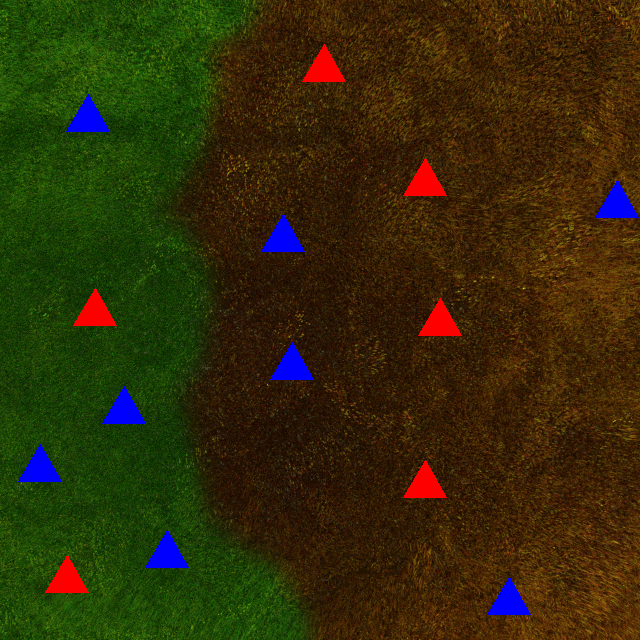
#> input picture sample_image.png/3.png, 640 x 640 px, found by its file name
$ python Uasfirstproject.py
#> lines starting #> are read from the running program, lines starting #| are printed output that depends on the picture; after the words box and inside, x2 and y2 are one past the last pixel; in counts of white or black regions, pixels touching at a corner belong together
#> in process_image, image is the input picture: shape (640, 640, 3); mean B, G, R 9.4, 44, 50.8
import cv2
import numpy as np

# Function to classify burnt and green grass areas
def segment_grass(image):
    # Convert image to HSV color space
    hsv = cv2.cvtColor(image, cv2.COLOR_BGR2HSV)
#> hsv: shape (640, 640, 3); mean H, S, V 28.2, 234, 67.4

    # Define ranges for burnt grass (brown) and green grass (green)
    burnt_grass_lower = np.array([10, 100, 20])
    burnt_grass_upper = np.array([30, 255, 200])

    green_grass_lower = np.array([40, 50, 50])
    green_grass_upper = np.array([90, 255, 255])

    # Create masks for burnt grass and green grass
    burnt_mask = cv2.inRange(hsv, burnt_grass_lower, burnt_grass_upper)
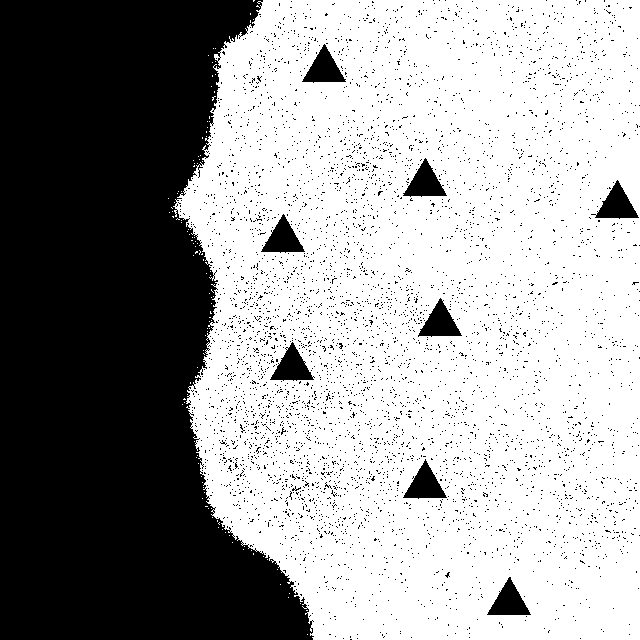
#> burnt_mask: shape (640, 640); 61.8% white; 4925 black regions (4916 under 20 px), largest, box (x1, y1, x2, y2) and area: (0, 0, 314, 640) 141328, (270, 342, 315, 381) 871, (591, 180, 639, 219) 866
    green_mask = cv2.inRange(hsv, green_grass_lower, green_grass_upper)
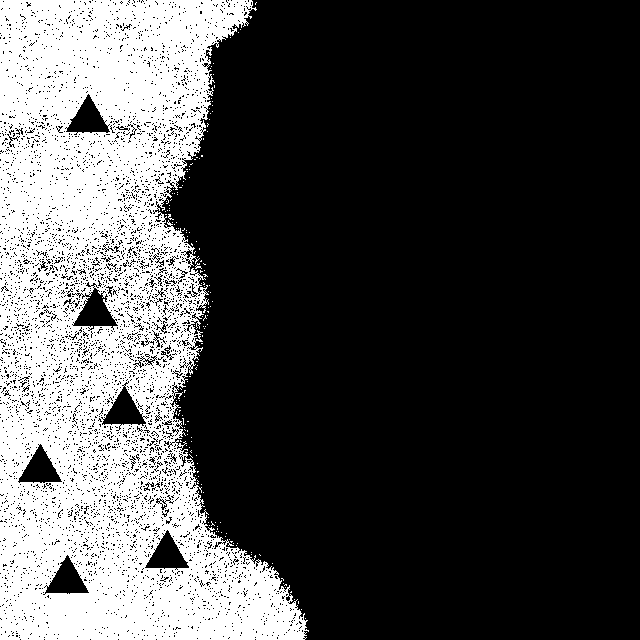
#> green_mask: shape (640, 640); 28.6% white; 164 white regions (163 under 20 px), largest, box (x1, y1, x2, y2) and area: (0, 0, 309, 640) 116802

    # Overlay colors to distinguish burnt and green grass
    result = image.copy()
    result[burnt_mask > 0] = (230, 173, 216)  # Pink for burnt grass
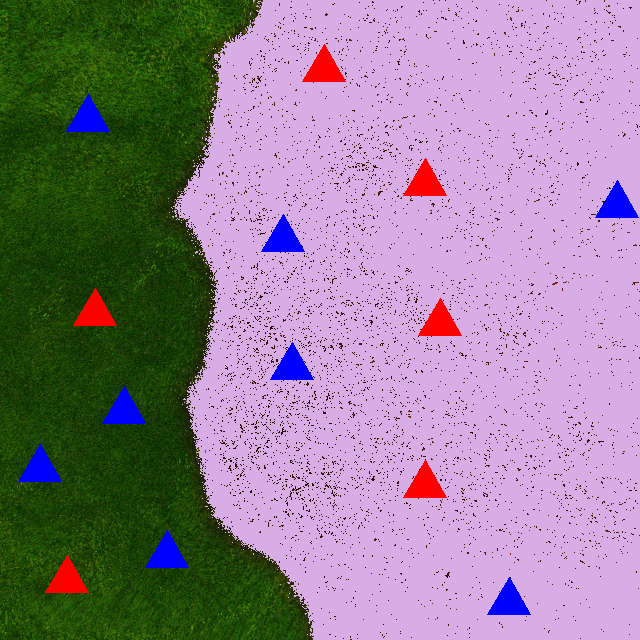
#> result: shape (640, 640, 3); mean B, G, R 148.3, 129.6, 147.7
    result[green_mask > 0] = (0, 255, 255)  # Yellow for green grass
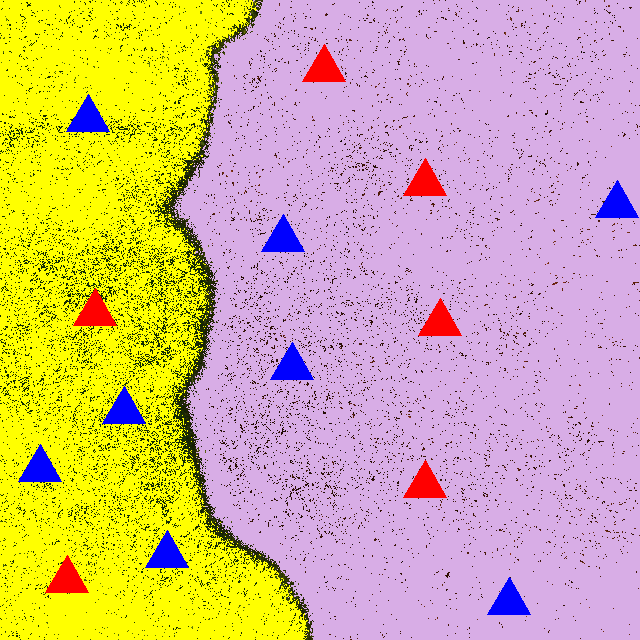
#> result: shape (640, 640, 3); mean B, G, R 146.7, 182.4, 211.9

    return result, burnt_mask, green_mask

# Function to detect houses (red and blue triangles) and calculate priority
def detect_houses(image, burnt_mask, green_mask):
    # Convert to grayscale
    gray = cv2.cvtColor(image, cv2.COLOR_BGR2GRAY)
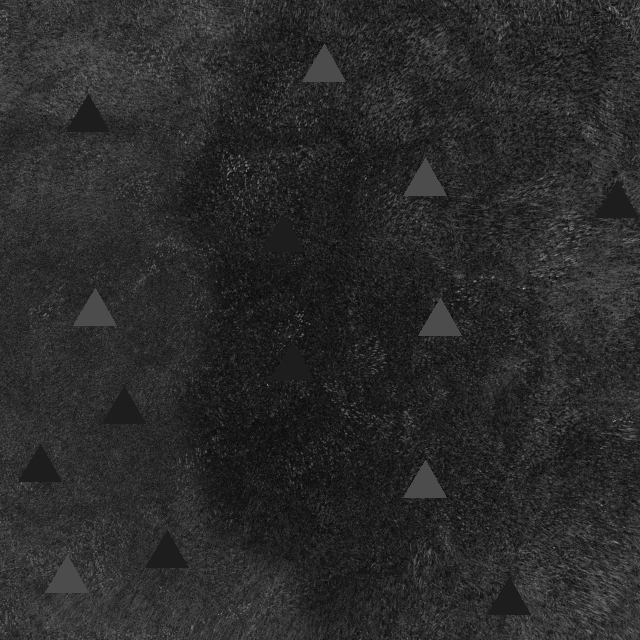
#> gray: shape (640, 640); min 5, max 174, mean 42.1

    # Apply thresholding to detect houses
    _, thresh = cv2.threshold(gray, 150, 255, cv2.THRESH_BINARY_INV)
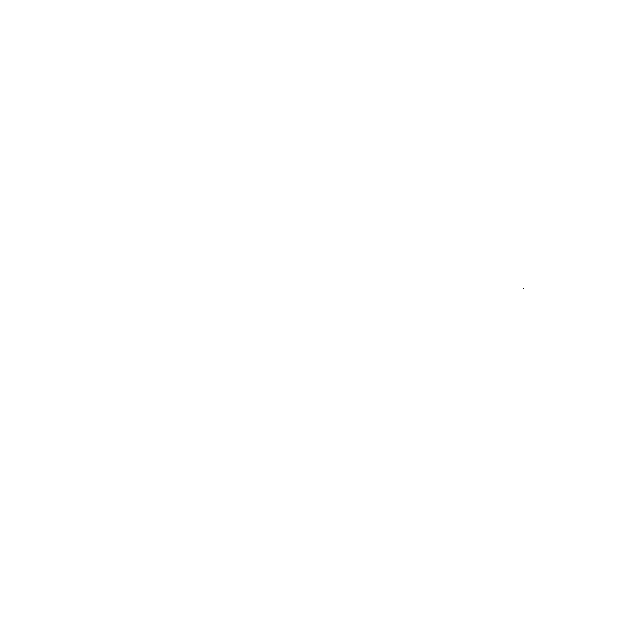
#> thresh: shape (640, 640); 100% white; black in thin lines or dots, all inside (x1, y1, x2, y2) = (523, 288, 524, 289)

    # Find contours for houses
    contours, _ = cv2.findContours(thresh, cv2.RETR_EXTERNAL, cv2.CHAIN_APPROX_SIMPLE)
#> contours = [[[0, 0], [0, 639], [639, 639], [639, 0]]]

    # Variables to store counts and priorities
    houses_on_burnt = 0
    houses_on_green = 0
    priority_burnt = 0
    priority_green = 0

    for cnt in contours:
        # Calculate area of the contour (to filter out noise)
        area = cv2.contourArea(cnt)
        if area > 100:  # Threshold for size of houses
            # Get the center of the house to check if it's on burnt or green grass
            M = cv2.moments(cnt)
            if M['m00'] != 0:
                cx = int(M['m10'] / M['m00'])
                cy = int(M['m01'] / M['m00'])

                # Check if the house is on burnt or green grass
                if burnt_mask[cy, cx] > 0:
                    houses_on_burnt += 1
                    priority_burnt += 2 if is_blue(image[cx, cy]) else 1
                elif green_mask[cy, cx] > 0:
                    houses_on_green += 1
                    priority_green += 2 if is_blue(image[cx, cy]) else 1
#> this loop made 1 pass
#> (cnt, area, cx, cy, houses_on_burnt, priority_burnt) on pass 1: ([[0, 0], [0, 639], [639, 639], [639, 0]], 408321, 319, 319, 1, 1)
#> after the loop, houses_on_burnt = 1; houses_on_green = 0; priority_burnt = 1; priority_green = 0

    return houses_on_burnt, houses_on_green, priority_burnt, priority_green

# Helper function to check if a house is blue
def is_blue(pixel):
    return pixel[0] > 200 and pixel[1] < 100 and pixel[2] < 100  # Blue in BGR

# Function to calculate rescue ratio
def calculate_rescue_ratio(priority_burnt, priority_green):
    return priority_burnt / priority_green if priority_green != 0 else float('inf')

# Main function to process images
def process_image(image_path):
    image = cv2.imread(image_path)

    # Segment the grass areas
    segmented_image, burnt_mask, green_mask = segment_grass(image)

    # Detect houses and calculate priority
    houses_on_burnt, houses_on_green, priority_burnt, priority_green = detect_houses(image, burnt_mask, green_mask)
#> houses_on_burnt = 1; houses_on_green = 0; priority_burnt = 1; priority_green = 0

    # Calculate rescue ratio
    rescue_ratio = calculate_rescue_ratio(priority_burnt, priority_green)
#> rescue_ratio = inf

    # Display results
    print(f"Houses on burnt grass: {houses_on_burnt}, Houses on green grass: {houses_on_green}")
#| Houses on burnt grass: 1, Houses on green grass: 0
    print(f"Priority on burnt grass: {priority_burnt}, Priority on green grass: {priority_green}")
#| Priority on burnt grass: 1, Priority on green grass: 0
    print(f"Rescue Ratio: {rescue_ratio}")
#| Rescue Ratio: inf

    # Show the segmented image
    cv2.imshow("Segmented Image", segmented_image)
    cv2.waitKey(0)
    cv2.destroyAllWindows()

# Example usage
#image_path is variable and we can get output by entering the sample image.
image_path = '3.png'
process_image(image_path)

$ run again, with sample_image.png/1.png copied over sample_image.png/3.png
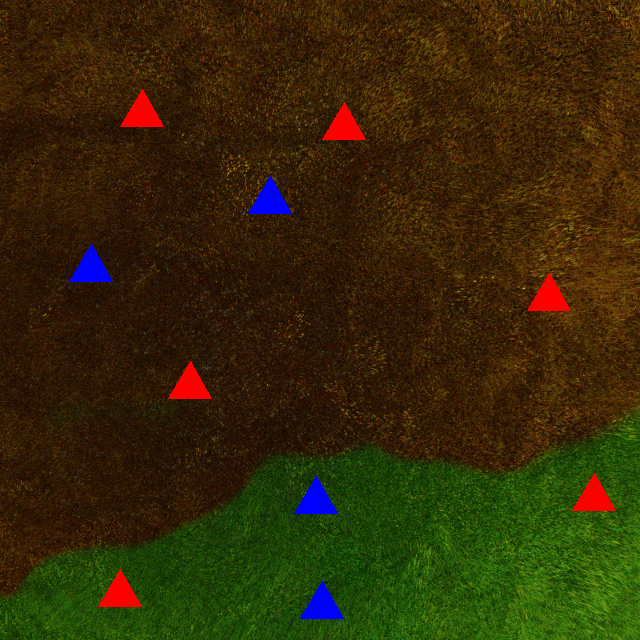
#> input picture sample_image.png/1.png, 640 x 640 px, found by its file name
#> in process_image, image is the input picture: shape (640, 640, 3); mean B, G, R 7.3, 41.1, 52.4
#> hsv: shape (640, 640, 3); mean H, S, V 23.5, 233.2, 64.1
#> in segment_grass, `burnt_mask = cv2.inRange(hsv, burnt_grass_lower, burnt_grass_upper)`:
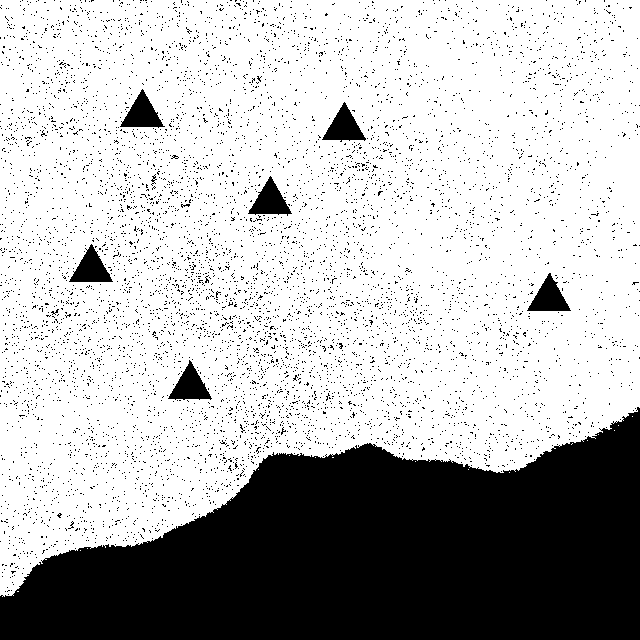
#> burnt_mask: shape (640, 640); 72.1% white; 6893 black regions (6885 under 20 px), largest, box (x1, y1, x2, y2) and area: (0, 407, 640, 640) 97722, (248, 176, 292, 216) 864, (168, 360, 212, 400) 864
#> green_mask: shape (640, 640); 21.1% white; 28 white regions (27 under 20 px), largest, box (x1, y1, x2, y2) and area: (0, 413, 640, 640) 86561
#> in detect_houses, `gray = cv2.cvtColor(image, cv2.COLOR_BGR2GRAY)`:
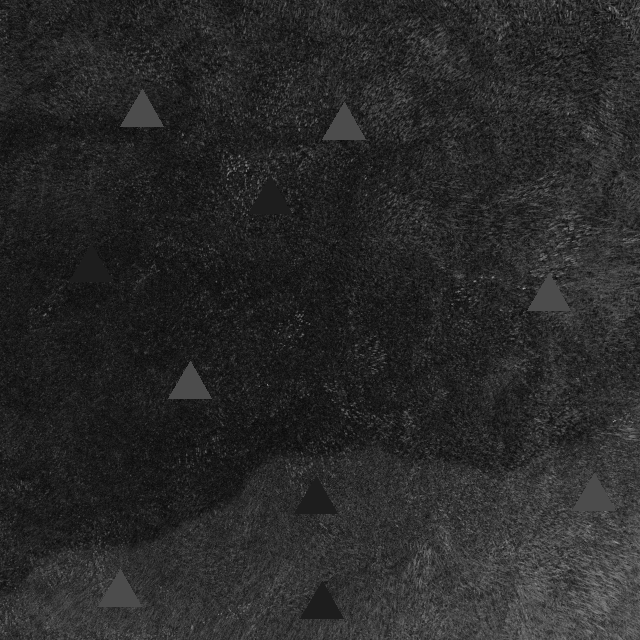
#> gray: shape (640, 640); min 5, max 174, mean 40.6
#> thresh: shape (640, 640); 100% white; black in thin lines or dots, all inside (x1, y1, x2, y2) = (523, 288, 617, 543)
#> contours = [[[0, 0], [0, 639], [639, 639], [639, 0]]]
#> the loop in detect_houses, `for cnt in contours:` made 1 pass
#> (cnt, area, cx, cy, houses_on_burnt, priority_burnt) on pass 1: ([[0, 0], [0, 639], [639, 639], [639, 0]], 408321, 319, 319, 1, 1)
#> after the loop in detect_houses, `for cnt in contours:`: houses_on_burnt = 1; houses_on_green = 0; priority_burnt = 1; priority_green = 0
#> in process_image, `houses_on_burnt, houses_on_green, priority_burnt, priority_green = det..`: houses_on_burnt = 1; houses_on_green = 0; priority_burnt = 1; priority_green = 0
#> rescue_ratio = inf
#| Houses on burnt grass: 1, Houses on green grass: 0
#| Priority on burnt grass: 1, Priority on green grass: 0
#| Rescue Ratio: inf

$ run again, with sample_image.png/10.png copied over sample_image.png/3.png
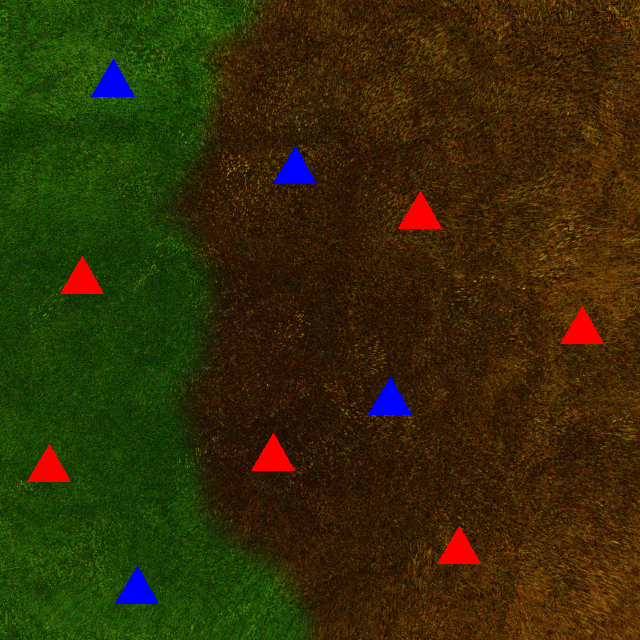
#> input picture sample_image.png/10.png, 640 x 640 px, found by its file name
#> in process_image, image is the input picture: shape (640, 640, 3); mean B, G, R 7.3, 44.4, 51.2
#> hsv: shape (640, 640, 3); mean H, S, V 27.4, 233.8, 65.8
#> in segment_grass, `burnt_mask = cv2.inRange(hsv, burnt_grass_lower, burnt_grass_upper)`:
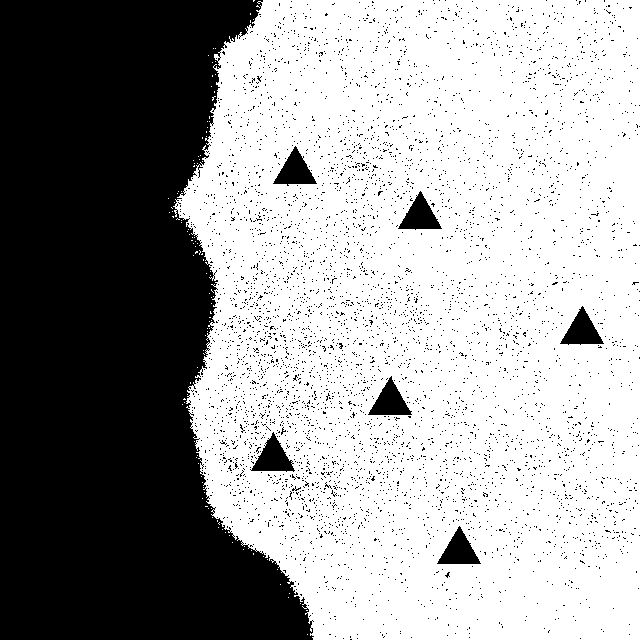
#> burnt_mask: shape (640, 640); 62.2% white; 4982 black regions (4975 under 20 px), largest, box (x1, y1, x2, y2) and area: (0, 0, 314, 640) 141328, (250, 432, 295, 472) 880, (273, 146, 317, 186) 862
#> green_mask: shape (640, 640); 28.9% white; 164 white regions (163 under 20 px), largest, box (x1, y1, x2, y2) and area: (0, 0, 309, 640) 118199
#> in detect_houses, `gray = cv2.cvtColor(image, cv2.COLOR_BGR2GRAY)`:
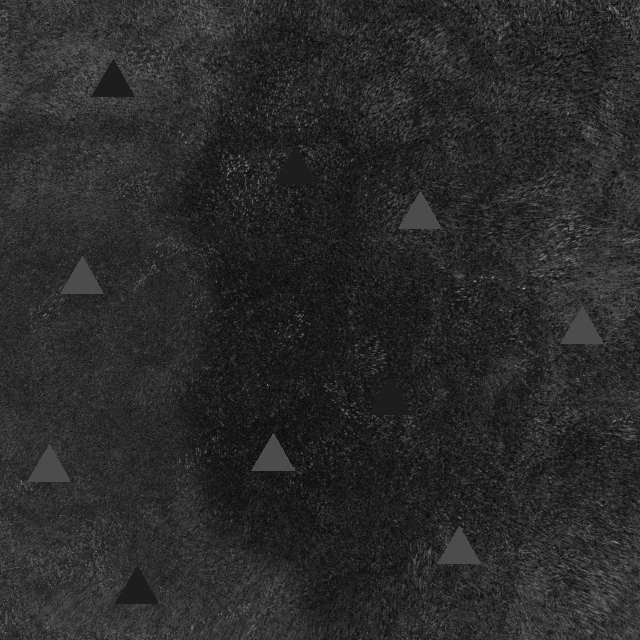
#> gray: shape (640, 640); min 5, max 174, mean 42.2
#> thresh: shape (640, 640); 100% white; black in thin lines or dots, all inside (x1, y1, x2, y2) = (523, 288, 524, 289)
#> contours = [[[0, 0], [0, 639], [639, 639], [639, 0]]]
#> the loop in detect_houses, `for cnt in contours:` made 1 pass
#> (cnt, area, cx, cy, houses_on_burnt, priority_burnt) on pass 1: ([[0, 0], [0, 639], [639, 639], [639, 0]], 408321, 319, 319, 1, 1)
#> after the loop in detect_houses, `for cnt in contours:`: houses_on_burnt = 1; houses_on_green = 0; priority_burnt = 1; priority_green = 0
#> in process_image, `houses_on_burnt, houses_on_green, priority_burnt, priority_green = det..`: houses_on_burnt = 1; houses_on_green = 0; priority_burnt = 1; priority_green = 0
#> rescue_ratio = inf
#| Houses on burnt grass: 1, Houses on green grass: 0
#| Priority on burnt grass: 1, Priority on green grass: 0
#| Rescue Ratio: inf

$ run again, with sample_image.png/2.png copied over sample_image.png/3.png
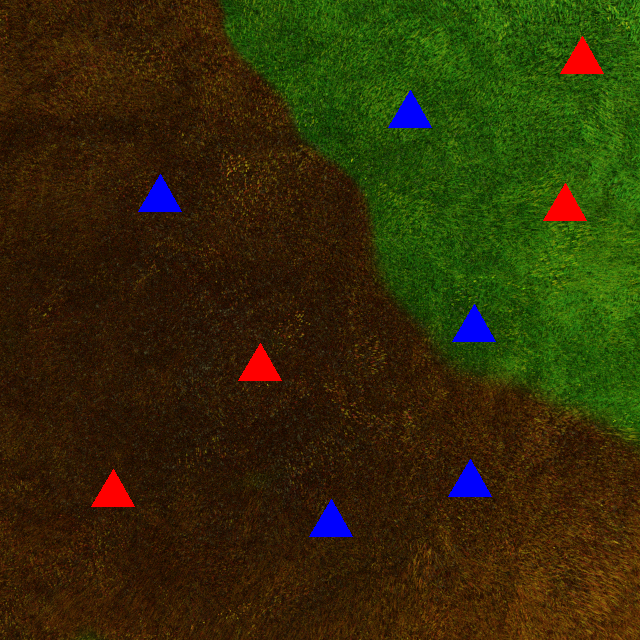
#> input picture sample_image.png/2.png, 640 x 640 px, found by its file name
#> in process_image, image is the input picture: shape (640, 640, 3); mean B, G, R 8.1, 44.6, 49.8
#> hsv: shape (640, 640, 3); mean H, S, V 25.3, 232.9, 65.5
#> in segment_grass, `burnt_mask = cv2.inRange(hsv, burnt_grass_lower, burnt_grass_upper)`:
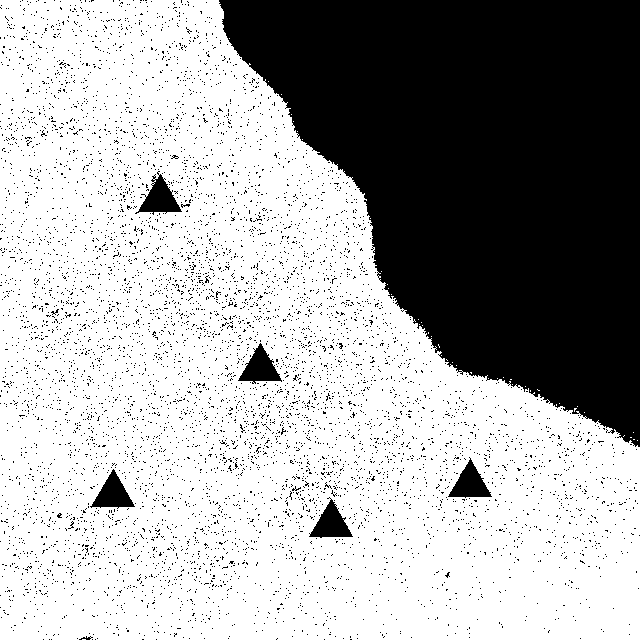
#> burnt_mask: shape (640, 640); 67.1% white; 6794 black regions (6787 under 20 px), largest, box (x1, y1, x2, y2) and area: (219, 0, 640, 447) 119320, (135, 171, 182, 215) 911, (238, 343, 282, 384) 882
#> green_mask: shape (640, 640); 26.6% white; 38 white regions (37 under 20 px), largest, box (x1, y1, x2, y2) and area: (221, 0, 640, 440) 109067
#> in detect_houses, `gray = cv2.cvtColor(image, cv2.COLOR_BGR2GRAY)`:
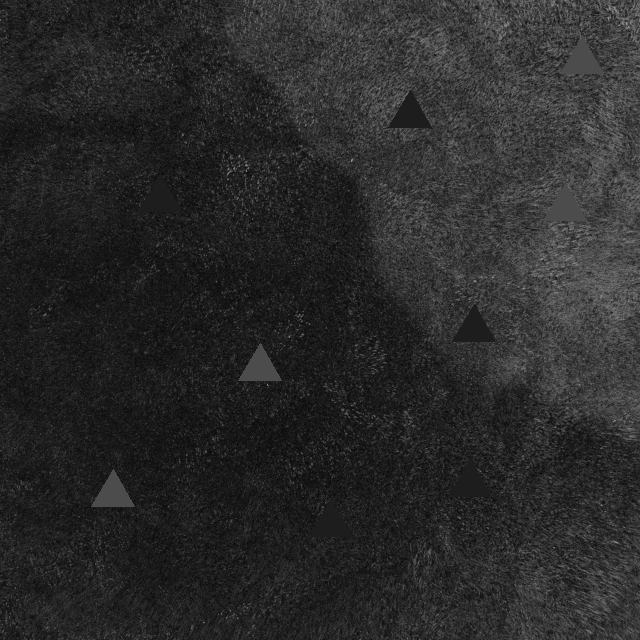
#> gray: shape (640, 640); min 6, max 162, mean 42
#> thresh: shape (640, 640); 100% white; black in thin lines or dots, all inside (x1, y1, x2, y2) = (523, 18, 627, 289)
#> contours = [[[0, 0], [0, 639], [639, 639], [639, 0]]]
#> the loop in detect_houses, `for cnt in contours:` made 1 pass
#> (cnt, area, cx, cy, houses_on_burnt, priority_burnt) on pass 1: ([[0, 0], [0, 639], [639, 639], [639, 0]], 408321, 319, 319, 1, 1)
#> after the loop in detect_houses, `for cnt in contours:`: houses_on_burnt = 1; houses_on_green = 0; priority_burnt = 1; priority_green = 0
#> in process_image, `houses_on_burnt, houses_on_green, priority_burnt, priority_green = det..`: houses_on_burnt = 1; houses_on_green = 0; priority_burnt = 1; priority_green = 0
#> rescue_ratio = inf
#| Houses on burnt grass: 1, Houses on green grass: 0
#| Priority on burnt grass: 1, Priority on green grass: 0
#| Rescue Ratio: inf
